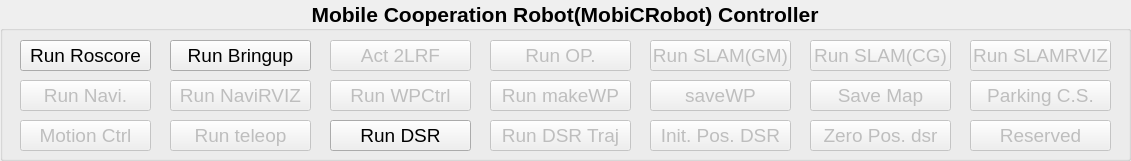
   <widget class="QGroupBox" name="runproc_groupBox">
    <property name="geometry">
     <rect>
      <x>20</x>
      <y>10</y>
      <width>1131</width>
      <height>161</height>
     </rect>
    </property>
    <property name="font">
     <font>
      <pointsize>16</pointsize>
      <weight>75</weight>
      <bold>true</bold>
     </font>
    </property>
    <property name="title">
     <string>Mobile Cooperation Robot(MobiCRobot) Controller</string>
    </property>
    <property name="alignment">
     <set>Qt::AlignCenter</set>
    </property>
    <widget class="QPushButton" name="run_roscorePB">
     <property name="geometry">
      <rect>
       <x>20</x>
       <y>40</y>
       <width>131</width>
       <height>31</height>
      </rect>
     </property>
     <property name="font">
      <font>
       <family>Ubuntu</family>
       <pointsize>14</pointsize>
       <weight>50</weight>
       <bold>false</bold>
      </font>
     </property>
     <property name="text">
      <string>Run Roscore</string>
     </property>
    </widget>
    <widget class="QPushButton" name="run_bringupPB">
     <property name="geometry">
      <rect>
       <x>170</x>
       <y>40</y>
       <width>141</width>
       <height>31</height>
      </rect>
     </property>
     <property name="font">
      <font>
       <family>Ubuntu</family>
       <pointsize>14</pointsize>
       <weight>50</weight>
       <bold>false</bold>
      </font>
     </property>
     <property name="text">
      <string>Run Bringup</string>
     </property>
    </widget>
    <widget class="QPushButton" name="run_slamPB">
     <property name="enabled">
      <bool>false</bool>
     </property>
     <property name="geometry">
      <rect>
       <x>650</x>
       <y>40</y>
       <width>141</width>
       <height>31</height>
      </rect>
     </property>
     <property name="font">
      <font>
       <family>Ubuntu</family>
       <pointsize>14</pointsize>
       <weight>50</weight>
       <bold>false</bold>
      </font>
     </property>
     <property name="text">
      <string>Run SLAM(GM)</string>
     </property>
    </widget>
    <widget class="QPushButton" name="run_teleopPB">
     <property name="enabled">
      <bool>false</bool>
     </property>
     <property name="geometry">
      <rect>
       <x>170</x>
       <y>120</y>
       <width>141</width>
       <height>31</height>
      </rect>
     </property>
     <property name="font">
      <font>
       <family>Ubuntu</family>
       <pointsize>14</pointsize>
       <weight>50</weight>
       <bold>false</bold>
      </font>
     </property>
     <property name="text">
      <string>Run teleop</string>
     </property>
    </widget>
    <widget class="QPushButton" name="run_2LRFPB">
     <property name="enabled">
      <bool>false</bool>
     </property>
     <property name="geometry">
      <rect>
       <x>330</x>
       <y>40</y>
       <width>141</width>
       <height>31</height>
      </rect>
     </property>
     <property name="font">
      <font>
       <family>Ubuntu</family>
       <pointsize>14</pointsize>
       <weight>50</weight>
       <bold>false</bold>
      </font>
     </property>
     <property name="layoutDirection">
      <enum>Qt::LeftToRight</enum>
     </property>
     <property name="text">
      <string>Act 2LRF</string>
     </property>
    </widget>
    <widget class="QPushButton" name="run_naviPB">
     <property name="enabled">
      <bool>false</bool>
     </property>
     <property name="geometry">
      <rect>
       <x>20</x>
       <y>80</y>
       <width>131</width>
       <height>31</height>
      </rect>
     </property>
     <property name="font">
      <font>
       <family>Ubuntu</family>
       <pointsize>14</pointsize>
       <weight>50</weight>
       <bold>false</bold>
      </font>
     </property>
     <property name="text">
      <string>Run Navi.</string>
     </property>
    </widget>
    <widget class="QPushButton" name="run_rvizPB">
     <property name="enabled">
      <bool>false</bool>
     </property>
     <property name="geometry">
      <rect>
       <x>170</x>
       <y>80</y>
       <width>141</width>
       <height>31</height>
      </rect>
     </property>
     <property name="font">
      <font>
       <family>Ubuntu</family>
       <pointsize>14</pointsize>
       <weight>50</weight>
       <bold>false</bold>
      </font>
     </property>
     <property name="text">
      <string>Run NaviRVIZ</string>
     </property>
    </widget>
    <widget class="QPushButton" name="run_wpcPB">
     <property name="enabled">
      <bool>false</bool>
     </property>
     <property name="geometry">
      <rect>
       <x>330</x>
       <y>80</y>
       <width>141</width>
       <height>31</height>
      </rect>
     </property>
     <property name="font">
      <font>
       <family>Ubuntu</family>
       <pointsize>14</pointsize>
       <weight>50</weight>
       <bold>false</bold>
      </font>
     </property>
     <property name="text">
      <string>Run WPCtrl</string>
     </property>
    </widget>
    <widget class="QPushButton" name="run_makeWPPB">
     <property name="enabled">
      <bool>false</bool>
     </property>
     <property name="geometry">
      <rect>
       <x>490</x>
       <y>80</y>
       <width>141</width>
       <height>31</height>
      </rect>
     </property>
     <property name="font">
      <font>
       <family>Ubuntu</family>
       <pointsize>14</pointsize>
       <weight>50</weight>
       <bold>false</bold>
      </font>
     </property>
     <property name="text">
      <string>Run makeWP</string>
     </property>
    </widget>
    <widget class="QPushButton" name="run_saveWPPB">
     <property name="enabled">
      <bool>false</bool>
     </property>
     <property name="geometry">
      <rect>
       <x>650</x>
       <y>80</y>
       <width>141</width>
       <height>31</height>
      </rect>
     </property>
     <property name="font">
      <font>
       <family>Ubuntu</family>
       <pointsize>14</pointsize>
       <weight>50</weight>
       <bold>false</bold>
      </font>
     </property>
     <property name="text">
      <string>saveWP</string>
     </property>
    </widget>
    <widget class="QPushButton" name="run_dsrRobotPB">
     <property name="geometry">
      <rect>
       <x>330</x>
       <y>120</y>
       <width>141</width>
       <height>31</height>
      </rect>
     </property>
     <property name="font">
      <font>
       <pointsize>14</pointsize>
       <weight>50</weight>
       <bold>false</bold>
      </font>
     </property>
     <property name="text">
      <string>Run DSR</string>
     </property>
    </widget>
    <widget class="QPushButton" name="run_dsrTrajPB">
     <property name="enabled">
      <bool>false</bool>
     </property>
     <property name="geometry">
      <rect>
       <x>490</x>
       <y>120</y>
       <width>141</width>
       <height>31</height>
      </rect>
     </property>
     <property name="font">
      <font>
       <pointsize>14</pointsize>
       <weight>50</weight>
       <bold>false</bold>
      </font>
     </property>
     <property name="text">
      <string>Run DSR Traj</string>
     </property>
    </widget>
    <widget class="QPushButton" name="runCGSLAM_PB">
     <property name="enabled">
      <bool>false</bool>
     </property>
     <property name="geometry">
      <rect>
       <x>810</x>
       <y>40</y>
       <width>141</width>
       <height>31</height>
      </rect>
     </property>
     <property name="font">
      <font>
       <family>Ubuntu</family>
       <pointsize>14</pointsize>
       <weight>50</weight>
       <bold>false</bold>
      </font>
     </property>
     <property name="text">
      <string>Run SLAM(CG)</string>
     </property>
    </widget>
    <widget class="QPushButton" name="run_connectSerial2PB">
     <property name="enabled">
      <bool>false</bool>
     </property>
     <property name="geometry">
      <rect>
       <x>970</x>
       <y>120</y>
       <width>141</width>
       <height>31</height>
      </rect>
     </property>
     <property name="font">
      <font>
       <family>Ubuntu</family>
       <pointsize>14</pointsize>
       <weight>50</weight>
       <bold>false</bold>
      </font>
     </property>
     <property name="text">
      <string>Reserved</string>
     </property>
    </widget>
    <widget class="QPushButton" name="initpos_dsrRobotPB">
     <property name="enabled">
      <bool>false</bool>
     </property>
     <property name="geometry">
      <rect>
       <x>650</x>
       <y>120</y>
       <width>141</width>
       <height>31</height>
      </rect>
     </property>
     <property name="font">
      <font>
       <pointsize>14</pointsize>
       <weight>50</weight>
       <bold>false</bold>
      </font>
     </property>
     <property name="text">
      <string>Init. Pos. DSR</string>
     </property>
    </widget>
    <widget class="QPushButton" name="zeropos_dsrRobotPB">
     <property name="enabled">
      <bool>false</bool>
     </property>
     <property name="geometry">
      <rect>
       <x>810</x>
       <y>120</y>
       <width>141</width>
       <height>31</height>
      </rect>
     </property>
     <property name="font">
      <font>
       <pointsize>14</pointsize>
       <weight>50</weight>
       <bold>false</bold>
      </font>
     </property>
     <property name="text">
      <string>Zero Pos. dsr</string>
     </property>
    </widget>
    <widget class="QPushButton" name="csparking_PB">
     <property name="enabled">
      <bool>false</bool>
     </property>
     <property name="geometry">
      <rect>
       <x>970</x>
       <y>80</y>
       <width>141</width>
       <height>31</height>
      </rect>
     </property>
     <property name="font">
      <font>
       <pointsize>14</pointsize>
       <weight>50</weight>
       <bold>false</bold>
      </font>
     </property>
     <property name="text">
      <string>Parking C.S.</string>
     </property>
    </widget>
    <widget class="QPushButton" name="motionctrl_PB">
     <property name="enabled">
      <bool>false</bool>
     </property>
     <property name="geometry">
      <rect>
       <x>20</x>
       <y>120</y>
       <width>131</width>
       <height>31</height>
      </rect>
     </property>
     <property name="font">
      <font>
       <pointsize>14</pointsize>
       <weight>50</weight>
       <bold>false</bold>
      </font>
     </property>
     <property name="text">
      <string>Motion Ctrl</string>
     </property>
    </widget>
    <widget class="QPushButton" name="initpos_dsrRobotPB_2">
     <property name="geometry">
      <rect>
       <x>760</x>
       <y>260</y>
       <width>140</width>
       <height>50</height>
      </rect>
     </property>
     <property name="font">
      <font>
       <pointsize>16</pointsize>
       <weight>50</weight>
       <bold>false</bold>
      </font>
     </property>
     <property name="text">
      <string>Init. Pos. dsr</string>
     </property>
    </widget>
    <widget class="QPushButton" name="savemapPB">
     <property name="enabled">
      <bool>false</bool>
     </property>
     <property name="geometry">
      <rect>
       <x>810</x>
       <y>80</y>
       <width>141</width>
       <height>31</height>
      </rect>
     </property>
     <property name="font">
      <font>
       <pointsize>14</pointsize>
       <weight>50</weight>
       <bold>false</bold>
      </font>
     </property>
     <property name="text">
      <string>Save Map</string>
     </property>
    </widget>
    <widget class="QPushButton" name="run_OPPB">
     <property name="enabled">
      <bool>false</bool>
     </property>
     <property name="geometry">
      <rect>
       <x>490</x>
       <y>40</y>
       <width>141</width>
       <height>31</height>
      </rect>
     </property>
     <property name="font">
      <font>
       <family>Ubuntu</family>
       <pointsize>14</pointsize>
       <weight>50</weight>
       <bold>false</bold>
      </font>
     </property>
     <property name="text">
      <string>Run OP.</string>
     </property>
    </widget>
    <widget class="QPushButton" name="run_slamrvizPB">
     <property name="enabled">
      <bool>false</bool>
     </property>
     <property name="geometry">
      <rect>
       <x>970</x>
       <y>40</y>
       <width>141</width>
       <height>31</height>
      </rect>
     </property>
     <property name="font">
      <font>
       <family>Ubuntu</family>
       <pointsize>14</pointsize>
       <weight>50</weight>
       <bold>false</bold>
      </font>
     </property>
     <property name="text">
      <string>Run SLAMRVIZ</string>
     </property>
    </widget>
   </widget>
